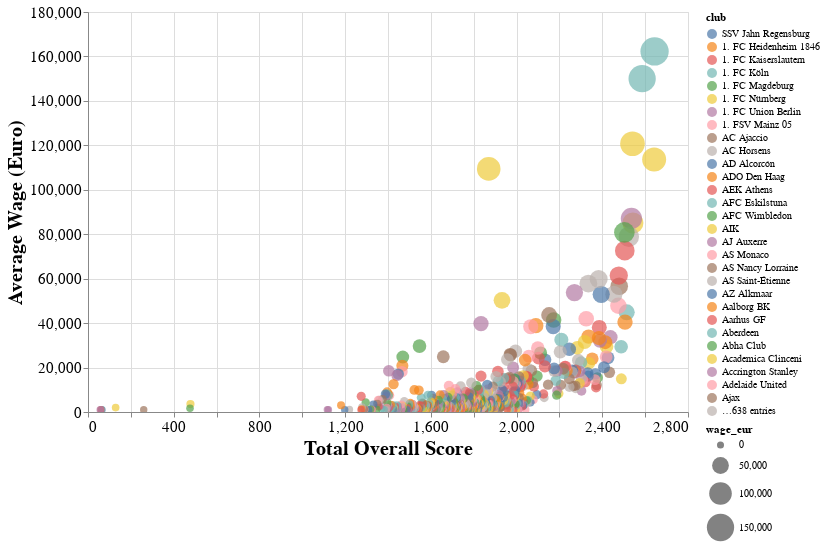

The notebook cell saved with this chart:
### Code cell
# alt.Chart(overall_score_by_club).mark_point().encode(
alt.Chart(overall_score_by_club).mark_circle().encode(
    # x='overall:Q',
    x=alt.X('overall:Q', axis=alt.Axis(title='Total Overall Score'), scale=alt.Scale(zero=False)),
    y=alt.X('wage_eur:Q', axis=alt.Axis(title='Average Wage (Euro)'), scale=alt.Scale(zero=False)),
    color='club:N',
    # tooltip=['club','overall','wage_eur'],
    tooltip=[alt.Tooltip('club', title='Club'), 
             alt.Tooltip('overall', title= 'Total Overall Score', format=',.0f'), 
             alt.Tooltip('wage_eur', title= 'Average Wage', format=',.2f')],
    size=alt.Size('wage_eur:Q', scale=alt.Scale(range=[50,800]))
).properties(
    width=600,
    height=400
).configure_axis(
    labelFontSize=15,
    titleFontSize=20
).interactive()

### Figure 1 — Vega-Lite specification as saved in the notebook (floating-point values rounded to 4 significant figures; data arrays with more than 128 entries replaced by an {"elided": "..."} marker saying what was removed)
{"config": {"view": {"continuousWidth": 400, "continuousHeight": 300}, "axis": {"labelFontSize": 15, "titleFontSize": 20}}, "data": {"name": "data-6a82ddffcfaf314135fa5a363cd42241"}, "mark": "circle", "encoding": {"color": {"field": "club", "type": "nominal"}, "size": {"field": "wage_eur", "scale": {"range": [50, 800]}, "type": "quantitative"}, "tooltip": [{"field": "club", "title": "Club", "type": "nominal"}, {"field": "overall", "format": ",.0f", "title": "Total Overall Score", "type": "quantitative"}, {"field": "wage_eur", "format": ",.2f", "title": "Average Wage", "type": "quantitative"}], "x": {"axis": {"title": "Total Overall Score"}, "field": "overall", "scale": {"zero": false}, "type": "quantitative"}, "y": {"axis": {"title": "Average Wage (Euro)"}, "field": "wage_eur", "scale": {"zero": false}, "type": "quantitative"}}, "height": 400, "selection": {"selector048": {"type": "interval", "bind": "scales", "encodings": ["x", "y"]}}, "width": 600, "$schema": "https://vega.github.io/schema/vega-lite/v4.17.0.json", "datasets": {"data-6a82ddffcfaf314135fa5a363cd42241": {"elided": "667 records"}}}
